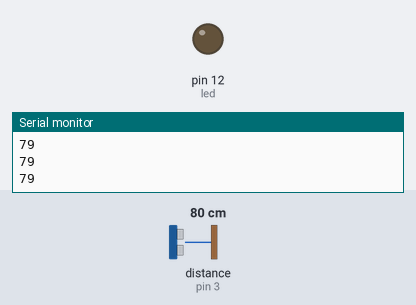
Bench run of a sketch on a simulated Arduino Uno, built with avr-gcc and run on an emulated ATmega328P. Parts: output pins drawn as LEDs (lit = HIGH), the last lines printed to the serial monitor. Wiring (inferred from the names in the program): ultrasonic range finder: trigger pin 4; echo pin 3. Dashed ring = blinking. The inputs (shaded band) are chosen by the test bench; at power-on: distance to the obstacle (sensor on pin 3) 80 cm. The echo pulse lasts 58.3 µs per cm; pins used as bus, display or sensor lines are not drawn.

Above: at 1.2 s.
1.3 s: distance to the obstacle (sensor on pin 3) set to 55 cm
2.8 s: distance to the obstacle (sensor on pin 3) set to 45 cm
At 3.05 s:
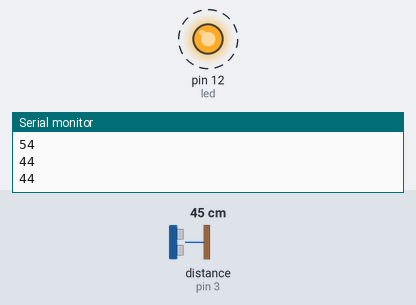
5.8 s: distance to the obstacle (sensor on pin 3) set to 60 cm
At 5.8 s:
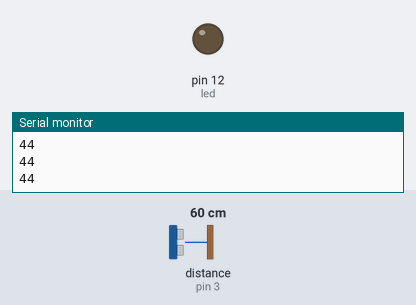
7.3 s: distance to the obstacle (sensor on pin 3) set to 2 cm
At 7.55 s:
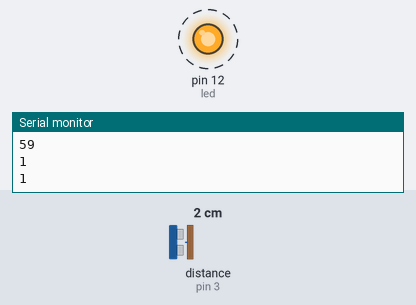
Timing chart, 0 to 11.3 s (numbered marks = the images above; inputs shaded):
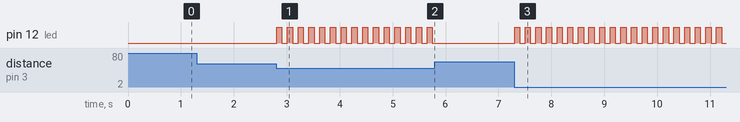

Measured:
- the behaviour switches between 51 and 50 cm on distance to the obstacle (sensor on pin 3) (found by bisection; images 0 and 1)
- after the input at 2.8 s, pin 12 (led): alternates HIGH for 0.10 s and LOW for 0.10 s, starting at once
- after the input at 5.8 s, pin 12 (led): stops changing and stays LOW
- after the input at 7.3 s, pin 12 (led): alternates HIGH for 0.10 s and LOW for 0.10 s, starting at once

The sketch:

doorUltrasonic.ino
```cpp
int echo = 3;
int trig = 4;
int led = 12;
void setup()
{ pinMode(echo,INPUT);
  pinMode(trig,OUTPUT);
  pinMode(12,OUTPUT);
  Serial.begin(9600);
}

void loop()
{ digitalWrite(trig,LOW);
  delayMicroseconds(2);
  digitalWrite(trig,HIGH);
 delayMicroseconds(10);
 digitalWrite(trig,LOW);
 unsigned long duration = pulseIn(echo, HIGH);
 int distance = (duration/2)/29.2;
  Serial.println(distance);
  if(distance < 50)
  {
    digitalWrite(led,HIGH);
    delay(100);
    digitalWrite(led,LOW);
    delay(100);
  }
}
```
